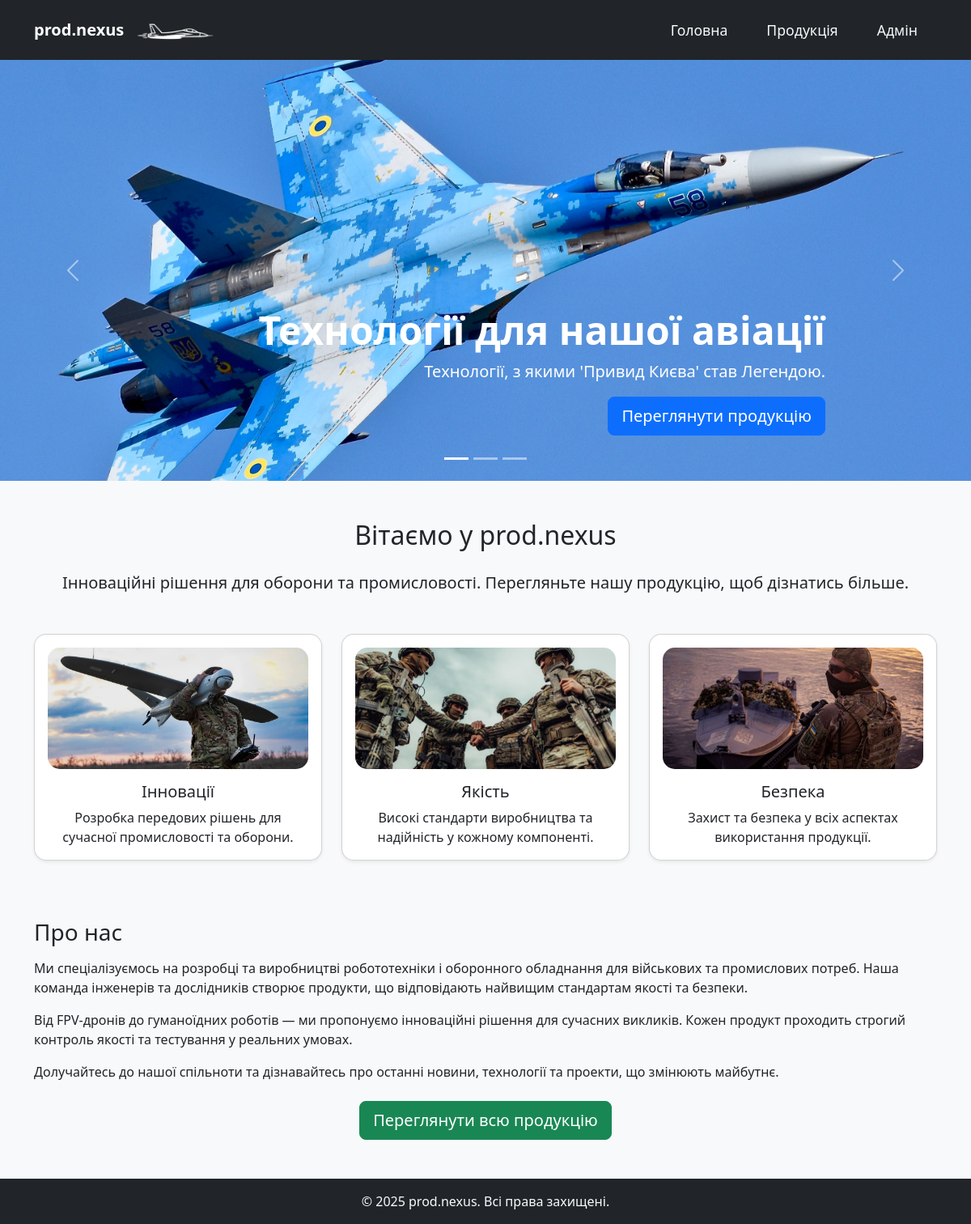
The page / on the database its author committed.
### models.py (models this page shows, shortened)
class CarouselItem(db.Model):
    __tablename__ = "carousel_items"
    id = db.Column(db.Integer, primary_key=True)
    img = db.Column(db.String(200), nullable=False)
    title = db.Column(db.String(200), nullable=False)
    desc = db.Column(db.Text, nullable=False)
    text_position = db.Column(db.String(20), default="center")
    button_text = db.Column(db.String(100), default="")
    button_link = db.Column(db.String(200), default="#")

### app.py (the view)
@app.route("/")
def index():
    carousel_items = CarouselItem.query.all()
    return render_template("index.html", carousel_items=carousel_items)

### templates/index.html (shortened to what this page needs)
{% extends "base.html" %}
{% block content %}
<div id="mainCarousel" class="carousel slide mb-5" data-bs-ride="carousel"  data-bs-interval="3000">
  <div class="carousel-indicators">
    {% for item in carousel_items %}
    <button type="button"
            data-bs-target="#mainCarousel"
            data-bs-slide-to="{{ loop.index0 }}"
            class="{% if loop.first %}active{% endif %}"
            aria-current="{% if loop.first %}true{% endif %}"
            aria-label="Slide {{ loop.index }}">
    </button>
    {% endfor %}
  </div>
  <div class="carousel-inner">
    {% for item in carousel_items %}
    <div class="carousel-item {% if loop.first %}active{% endif %}">
      <img src="{{ url_for('static', filename='img/' + item.img) }}"
           class="d-block w-100 carousel-img"
           alt="{{ item.title or 'Слайд' }}">
      {% if item.text_position != 'none' %}
      <div class="carousel-caption d-none d-md-block
                  {% if item.text_position == 'left' %}text-start
                  {% elif item.text_position == 'right' %}text-end
                  {% else %}text-center{% endif %}">
        <h1>{{ item.title or '' }}</h1>
        <p>{{ item.desc or '' }}</p>
        {% if item.button_text %}
        <p><a class="btn btn-lg btn-primary" href="{{ item.button_link or '#' }}">{{ item.button_text }}</a></p>
        {% endif %}
      </div>
      {% endif %}
    </div>
    {% endfor %}
  </div>
  <button class="carousel-control-prev" type="button" data-bs-target="#mainCarousel" data-bs-slide="prev">
    <span class="carousel-control-prev-icon" aria-hidden="true"></span>
  </button>
  <button class="carousel-control-next" type="button" data-bs-target="#mainCarousel" data-bs-slide="next">
    <span class="carousel-control-next-icon" aria-hidden="true"></span>
  </button>
</div>
<div class="container mb-5">
  <h2 class="text-center mb-4">Вітаємо у prod.nexus</h2>
  <p class="lead text-center">
    Інноваційні рішення для оборони та промисловості. Перегляньте нашу продукцію, щоб дізнатись більше.
  </p>
 <div class="row text-center mt-5">
    <div class="col-md-4 mb-4">
        <div class="card h-100 shadow-sm text-center" style="border-radius:15px; overflow:hidden;">
            <div class="p-3">
                <img src="{{ url_for('static', filename='img/innovation.jpg') }}"
                     alt="Innovation"
                     class="img-fluid mb-3"
                     style="height:150px; width:100%; object-fit:cover; border-radius:15px;">
                <h5 class="card-title">Інновації</h5>
                <p class="card-text">Розробка передових рішень для сучасної промисловості та оборони.</p>
            </div>
        </div>
    </div>
    <div class="col-md-4 mb-4">
        <div class="card h-100 shadow-sm text-center" style="border-radius:15px; overflow:hidden;">
            <div class="p-3">
                <img src="{{ url_for('static', filename='img/quality.jpg') }}"
                     alt="Quality"
                     class="img-fluid mb-3"
                     style="height:150px; width:100%; object-fit:cover; border-radius:15px;">
                <h5 class="card-title">Якість</h5>
                <p class="card-text">Високі стандарти виробництва та надійність у кожному компоненті.</p>
            </div>
        </div>
    </div>
    <div class="col-md-4 mb-4">
        <div class="card h-100 shadow-sm text-center" style="border-radius:15px; overflow:hidden;">
            <div class="p-3">
                <img src="{{ url_for('static', filename='img/security.jpeg') }}"
                     alt="Security"
                     class="img-fluid mb-3"
                     style="height:150px; width:100%; object-fit:cover; border-radius:15px;">
                <h5 class="card-title">Безпека</h5>
                <p class="card-text">Захист та безпека у всіх аспектах використання продукції.</p>
            </div>
        </div>
    </div>
</div>
  <div class="mt-5">
    <h3 class="mb-3">Про нас</h3>
    <p>
      Ми спеціалізуємось на розробці та виробництві робототехніки і оборонного обладнання для військових та промислових потреб.
      Наша команда інженерів та дослідників створює продукти, що відповідають найвищим стандартам якості та безпеки.
    </p>
    <p>
      Від FPV-дронів до гуманоїдних роботів — ми пропонуємо інноваційні рішення для сучасних викликів. Кожен продукт проходить строгий контроль якості та тестування у реальних умовах.
    </p>
    <p>
      Долучайтесь до нашої спільноти та дізнавайтесь про останні новини, технології та проекти, що змінюють майбутнє.
    </p>
  </div>
  <div class="text-center mt-4">
    <a href="{{ url_for('products_page') }}" class="btn btn-lg btn-success">Переглянути всю продукцію</a>
  </div>
</div>
{% endblock %}

### templates/base.html (shortened to what this page needs)
<!DOCTYPE html>
<html lang="uk">
<head>
    <link href="https://cdn.jsdelivr.net/npm/bootstrap@5.3.0/dist/css/bootstrap.min.css" rel="stylesheet">
    <link href="{{ url_for('static', filename='css/style.css') }}" rel="stylesheet">
</head>
<body class="d-flex flex-column min-vh-100">
    <nav class="navbar navbar-expand-lg navbar-dark bg-dark py-3">
        <div class="container">
            <a class="navbar-brand fw-bold " href="{{ url_for('index') }}" margin-right="0">prod.nexus</a>
            <a class="navbar-brand fw-bold me-5" href="{{ url_for('index') }}">
                <img src="{{ url_for('static', filename='img/logo/wlogo.png') }}" alt="Logo" height="20">
            </a>
            <div class="collapse navbar-collapse" id="navMenu">
                <ul class="navbar-nav ms-auto mb-2 mb-lg-0">
                    <li class="nav-item px-3">
                        <a class="nav-link text-light" href="{{ url_for('index') }}">Головна</a>
                    </li>
                    <li class="nav-item px-3">
                        <a class="nav-link text-light" href="{{ url_for('products_page') }}">Продукція</a>
                    </li>
                    <li class="nav-item px-3">
                        <a class="nav-link text-light" href="{{ url_for('admin') }}">Адмін</a>
                    </li>
                </ul>
            </div>
        </div>
    </nav>
    <main class="flex-fill {% if request.endpoint != 'index' %}container mt-4{% endif %}">
        {% block content %}{% endblock %}
    </main>
    <footer class="bg-dark text-light text-center py-3 mt-auto">
        © 2025 prod.nexus. Всі права захищені.
    </footer>
</body>
</html>

### static/css/style.css (style rules this page uses)
body { background-color: #f8f9fa; margin: 0; }
.card img { height: 200px; object-fit: cover; }
.navbar-nav .nav-item.px-3 .nav-link { font-size: 1.1rem; padding-top: 0.5rem; padding-bottom: 0.5rem; }
.carousel-img { height: 65vh; object-fit: cover; }
.carousel-caption h1 { font-size: 3rem; font-weight: bold; }
.carousel-caption p { font-size: 1.25rem; }

### rows shown on the page
CarouselItem: img (picture), title "Технології для нашої авіації", desc "Технології, з якими 'Привид Києва' став Легендою.", button_text "Переглянути продукцію"
